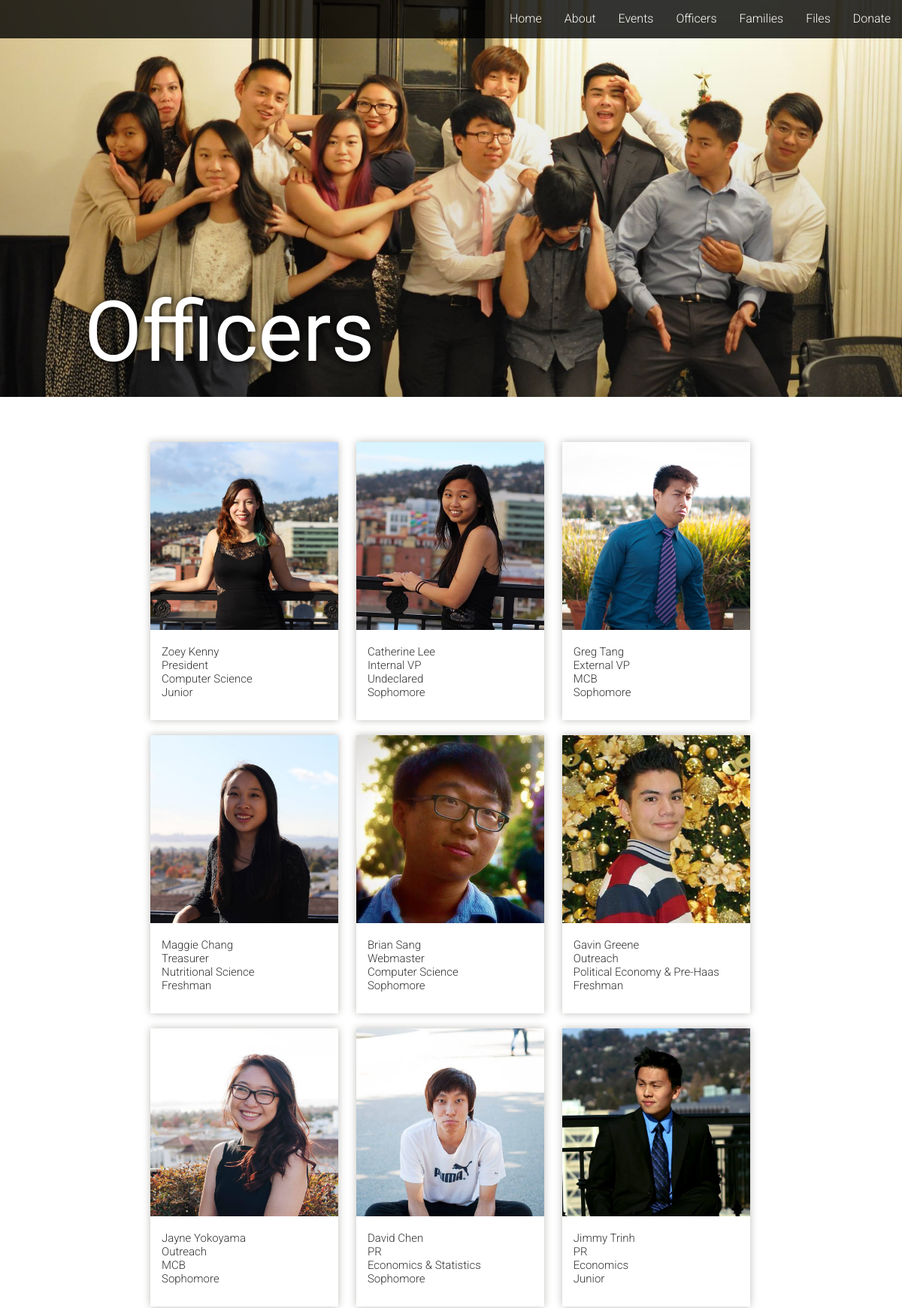
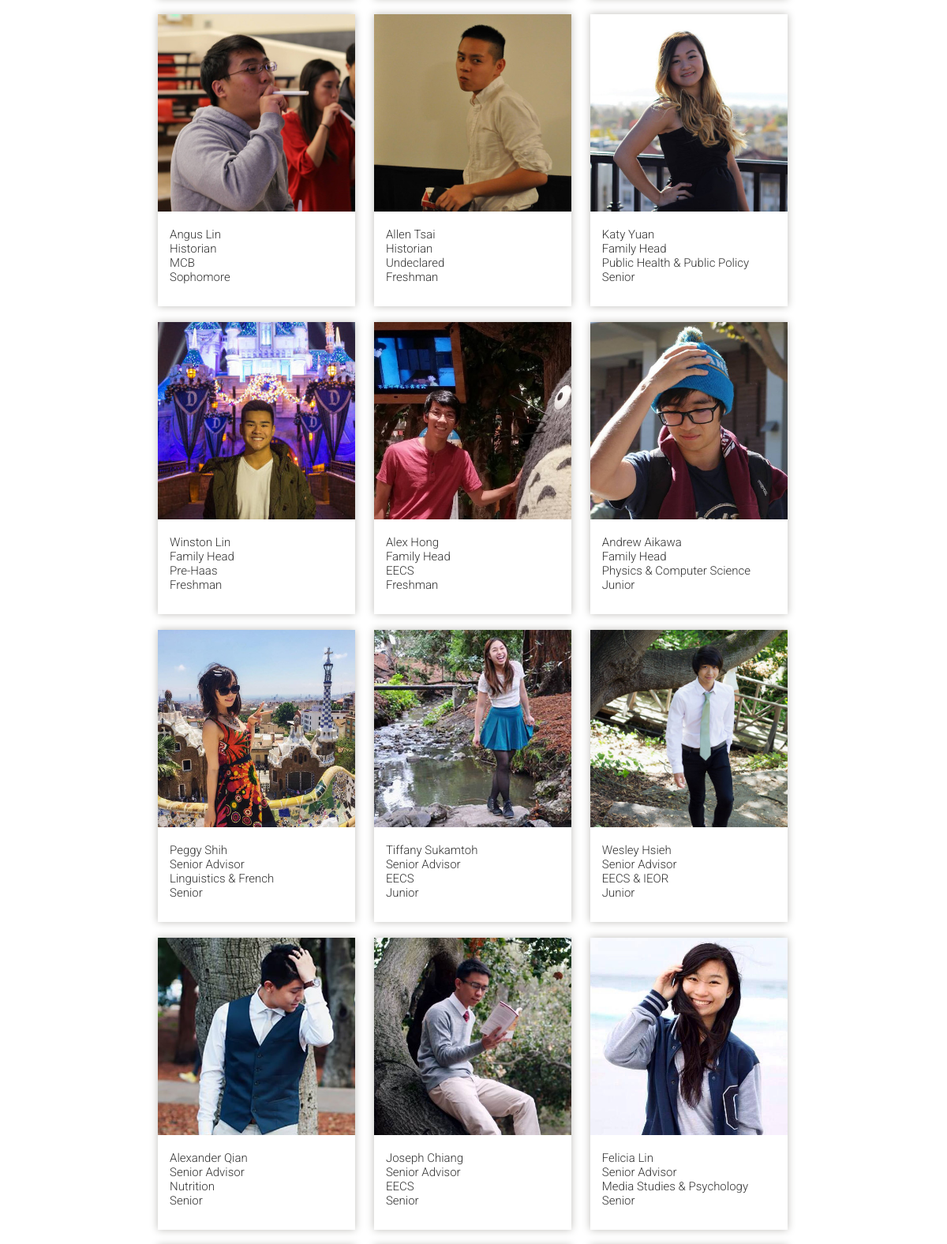
The app's page /officers (upper part) with its own data (2 pictures, top to bottom).
### tables this page shows
CREATE TABLE officers (
	id integer primary key autoincrement,
	name text not null,
	year integer not null,
	major text not null,
	quote text not null,
	description text not null,
	image_url text not null,
	position text not null,
	href text not null
);

### tasa_website.py (the view)
@app.route('/officers', methods=['GET'])
def officer_list():
    query = 'select * from officers order by id'
    officers = query_db(query)
    return render_template('officers.html', officers=officers)

### tasa_website.py (called while the page is built)
def connect_db():
    return sqlite3.connect(app.config['DATABASE'])

@app.before_request
def before_request():
    g.db = connect_db()
    g.db.row_factory = sqlite3.Row

@app.teardown_request
def teardown_request(exception):
    db = getattr(g, 'db', None)
    if db is not None:
        db.close()

def query_db(query, args=(), one=False):
    cur = g.db.execute(query, args)
    rv = cur.fetchall()
    cur.close()
    return (rv[0] if rv else None) if one else rv

### templates/officers.html (shortened to what this page needs)
{% extends "base.html" %}
	{% block content %}
	<div id="slide1" class="officer-splash">
        <div class="officer-title noselect">
          Officers
        </div>
    </div>
        <div class="container">
             <div class="officer-member-container">
                {% for officer in officers %}
                <div class="officer-member" data-toggle="modal" data-target="#{{officer.id}}">
                        <img class="officer-member-picture" src="{{ officer.image_url }}"></img>
                        <div class="officer-member-info">
                            <span class="name">{{ officer.name }}</span>
                            <span class="position_name">{{ officer.position }}</span>
                            <span class="major">{{ officer.major }}</span>
                            <span class="year">{{ officer.year }}</span>
                        </div>
                    </div>
                {% endfor %}
            </div>
        </div>
    {% endblock %}

### templates/base.html (shortened to what this page needs)
<!DOCTYPE html>
<html lang="en">
<head>
  <link href="{{ url_for('static', filename='css/bootstrap.min.css') }}" rel="stylesheet">
  <link href="{{ url_for('static', filename='css/tasa.css') }}" rel="stylesheet">
    </head>
    <body>
          <nav class="navbar navbar-default navbar-fixed-top">
        <div class="container-fluid">
          <div id="navbar" class="navbar-collapse collapse noselect">
            <ul class="nav navbar-nav navbar-right">
              <li class="active"><a href="/">Home</a></li>
              <li class="active"><a href="/about">About</a></li>
              <li class="active"><a href="/events">Events</a></li>
              <li class="active"><a href="/officers">Officers</a></li>
              <li class="active"><a href="/families">Families</a></li>
              <li class="active"><a href="/files">Files</a></li>
              <li class="active"><a href="/donate">Donate</a></li>
            </ul>
          </div>
        </div>
      </nav>
      {% block content %}{% endblock %}
        </body>
        </html>

### static/css/tasa.css (style rules this page uses)
body { font-size: 16px; font-family: 'Roboto', sans-serif; font-weight: 300; margin: 0; padding: 0; width: 100%; line-height: 200%; }
.navbar { background-color: #000000; background: #000000; border-color: transparent; opacity: .8; }
.nav.navbar-nav.navbar-right li a { color:white; }
.noselect { -webkit-touch-callout: none; -webkit-user-select: none; -khtml-user-select: none; -moz-user-select: none; -ms-user-select: none; user-select: none; }
.officer-splash { font-family: 'Yantramanav', sans-serif; display: block; background-position: 0% 30%; background-size: cover; height: 33em; width: 100%; background-image: -webkit-linear-gradient(top, rgba(0, 0, 0, 0.0), rgba(0, 0, 0, 0.2)), url("../images/sp16cabinet.jpg"); background-image: linear-gradient( to bottom, rgba(0, 0, 0, 0.0), rgba(0, 0, 0, 0.2) ), url("../images/sp16cabinet.jpg"); }
.officer-title { color: white; font-size: 7em; padding-top: 3.80em; padding-left: 1em; text-shadow: 1px 1px 10px #000000; }
.navbar .nav > .active > a, .navbar .nav > .active > a:hover, .navbar .nav > .active > a:focus { color: #A9A9A9; text-decoration: none; background-color: #000000; -webkit-box-shadow: inset 0 3px 8px rgba(0, 0, 0, 0.125); -moz-box-shadow: inset 0 3px 8px rgba(0, 0, 0, 0.125); box-shadow: inset 0 3px 8px rgba(0, 0, 0, 0.125); }
.officer-member-container { min-height: 300px; width: 820px; margin: 0 auto; float: none; display: block; padding: 50px 0; }
.officer-member { width: 250px; height: 370px; background-color:white; position: relative; display: inline-block; margin: 10px; box-shadow: 0 0 10px #bfbeba; }
.officer-member-picture { width: 100%; height: 250px; margin-bottom: 5px; }
.officer-member-info { padding: 15px; font-size: 15px; line-height: 1.2; }
.officer-member span { display: block; }

### records on screen
officers: image_url (picture), name "Zoey Kenny", position "President", major "Computer Science", year "Junior"
officers: image_url (picture), name "Catherine Lee", position "Internal VP", major "Undeclared", year "Sophomore"
officers: image_url (picture), name "Greg Tang", position "External VP", major "MCB", year "Sophomore"
officers: image_url (picture), name "Maggie Chang", position "Treasurer", major "Nutritional Science", year "Freshman"
officers: image_url (picture), name "Brian Sang", position "Webmaster", major "Computer Science", year "Sophomore"
officers: image_url (picture), name "Gavin Greene", position "Outreach", major "Political Economy & Pre-Haas", year "Freshman"
officers: image_url (picture), name "Jayne Yokoyama", position "Outreach", major "MCB", year "Sophomore"
officers: image_url (picture), name "David Chen", position "PR", major "Economics & Statistics", year "Sophomore"
officers: image_url (picture), name "Jimmy Trinh", position "PR", major "Economics", year "Junior"
officers: image_url (picture), name "Angus Lin", position "Historian", major "MCB", year "Sophomore"
officers: image_url (picture), name "Allen Tsai", position "Historian", major "Undeclared", year "Freshman"
officers: image_url (picture), name "Katy Yuan", position "Family Head", major "Public Health & Public Policy", year "Senior"
officers: image_url (picture), name "Winston Lin", position "Family Head", major "Pre-Haas", year "Freshman"
officers: image_url (picture), name "Alex Hong", position "Family Head", major "EECS", year "Freshman"
officers: image_url (picture), name "Andrew Aikawa", position "Family Head", major "Physics & Computer Science", year "Junior"
officers: image_url (picture), name "Peggy Shih", position "Senior Advisor", major "Linguistics & French", year "Senior"
officers: image_url (picture), name "Tiffany Sukamtoh", position "Senior Advisor", major "EECS", year "Junior"
officers: image_url (picture), name "Wesley Hsieh", position "Senior Advisor", major "EECS & IEOR", year "Junior"
officers: image_url (picture), name "Alexander Qian", position "Senior Advisor", major "Nutrition", year "Senior"
officers: image_url (picture), name "Joseph Chiang", position "Senior Advisor", major "EECS", year "Senior"
officers: image_url (picture), name "Felicia Lin", position "Senior Advisor", major "Media Studies & Psychology", year "Senior"
